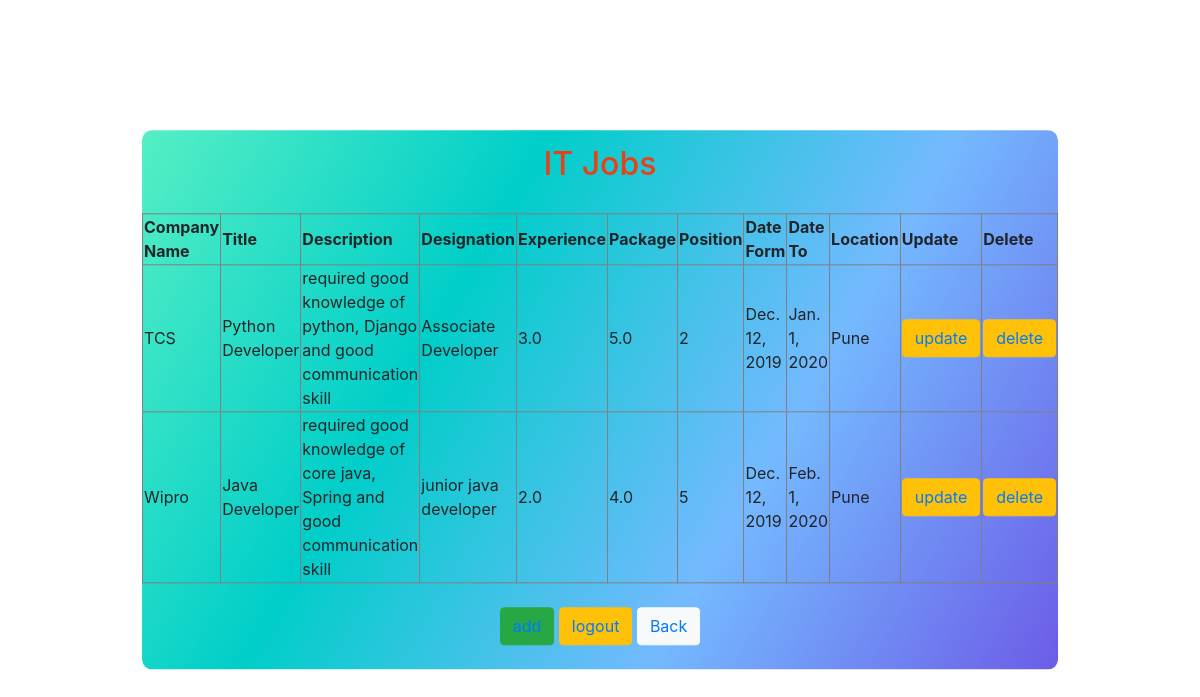
Screenshot of /it_show/ (signed in) with the database file from the repository.
### FirstApp/models.py (models this page shows, shortened)
class ITJobs(models.Model):
    job_company = models.CharField(max_length=30)
    job_title = models.CharField(max_length=30)
    job_description = models.TextField()
    job_designation = models.CharField(max_length=30)
    job_experience = models.FloatField()
    job_package = models.FloatField()
    job_position = models.IntegerField()
    job_date_from = models.DateField()
    job_date_to = models.DateField()
    job_location = models.ForeignKey(Address, on_delete=models.CASCADE)

class Address(models.Model):
    city = models.CharField(max_length=30)
    def __str__(self):
        return self.city

### FirstApp/views.py (the view)
# urls.py: path('it_show/', views.it_show),
@login_required(login_url='/login/')
def it_show(request):
    obj = ITJobs.objects.all()
    return render(request, 'it_show.html', {'obj': obj})

### FirstApp/templates/it_show.html (shortened to what this page needs)
{% load static %}
<!DOCTYPE html>
<html lang="en">
  <head>
    <link rel="stylesheet" href="{% static "css/show.css"%}">
    <link
      rel="stylesheet"
      href="https://stackpath.bootstrapcdn.com/bootstrap/4.4.1/css/bootstrap.min.css"
    />
  </head>
  <body>
    <div class="tbl">
      <h2 align="center">IT Jobs</h2>
      <table align="center" border="1">
        <thead>
          <th>Company Name</th>
          <th>Title</th>
          <th>Description</th>
          <th>Designation</th>
          <th>Experience</th>
          <th>Package</th>
          <th>Position</th>
          <th>Date Form</th>
          <th>Date To</th>
          <th>Location</th>
          <th>Update</th>
          <th>Delete</th>
        </thead>
        {% for x in obj%}
        <tr>
          <td>{{x.job_company}}</td>
          <td>{{x.job_title}}</td>
          <td>{{x.job_description}}</td>
          <td>{{x.job_designation}}</td>
          <td>{{x.job_experience}}</td>
          <td>{{x.job_package}}</td>
          <td>{{x.job_position}}</td>
          <td>{{x.job_date_from}}</td>
          <td>{{x.job_date_to}}</td>
          <td>{{x.job_location}}</td>
          <td>
            <button class="btn btn-warning" type="submit">
              <a href="/it_update/{{x.id}}/">update</a>
            </button>
          </td>
          <td>
            <button class="btn btn-warning" type="submit">
              <a href="/it_delete/{{x.id}}/">delete</a>
            </button>
          </td>
        </tr>
        {% endfor %}
      </table>
      <br />
      <div align="center" class="">
        <button class="btn btn-success" type="submit"><a href="/it_add/">add</a></button>
        <button class="btn btn-warning" type="submit"><a href="/logout/">logout</a></button>
        <button class="btn btn-light" type="submit"><a href="/dashboard/">Back</a></button></button>
      </div>
      <br />
    </div>
  </body>
</html>

### static/css/show.css (style rules this page uses)
body { background: url('https://images.pexels.com/photos/327540/pexels-photo-327540.jpeg?auto=compress&cs=tinysrgb&dpr=1&w=500'); background-repeat: no-repeat; background-size: cover; }
.tbl { background: linear-gradient(120deg, #55efc4, #00cec9, #74b9ff, #6c5ce7); border-radius: 10px; position: absolute; top: 50%; left: 50%; transform: translate(-50%, -50%); }
.tbl h2 { text-align: center; margin-top: 15px; margin-bottom: 30px; color: #e84118; }

### rows the page displays
ITJobs: job_company "TCS", job_title "Python Developer", job_description "required good knowledge of python, Django and good communication skill", job_designation "Associate Developer", job_experience "3.0", job_package "5.0", job_position "2", job_date_from "Dec. 12, 2019", job_date_to "Jan. 1, 2020", job_location "Pune"
ITJobs: job_company "Wipro", job_title "Java Developer", job_description "required good knowledge of core java, Spring and good communication skill", job_designation "junior java developer", job_experience "2.0", job_package "4.0", job_position "5", job_date_from "Dec. 12, 2019", job_date_to "Feb. 1, 2020", job_location "Pune"
